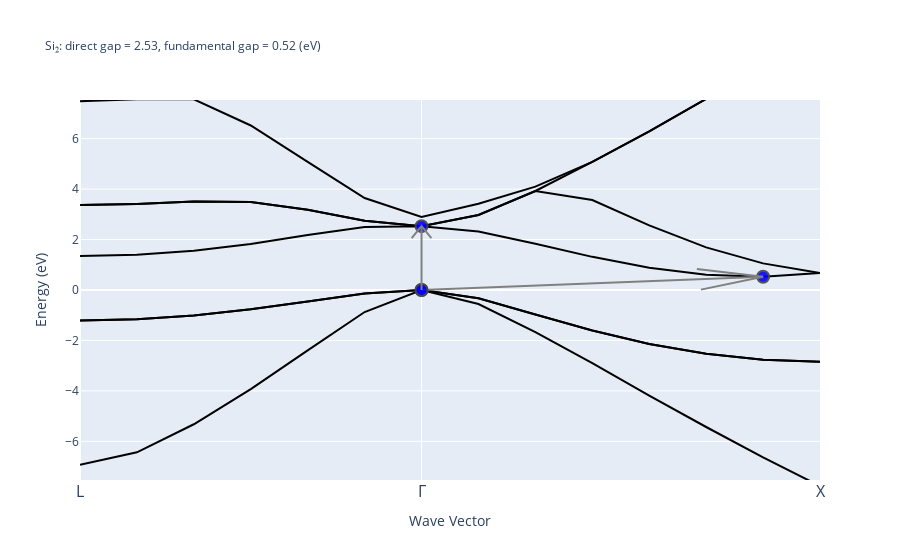

Here is the notebook cell this chart was saved with:
### Markdown cell above
## Command line interface

* *abiopen.py* ➝ Open output files inside *ipython* or print/visualize file
* *abistruct.py* ➝ Operate on crystalline structures read from file
* *abicomp.py* ➝ Compare multiple files (i.e. convergence studies)
* *abiview.py* ➝ Quick visualization of output files
* *abinp.py* ➝ Generate input files for typical calculations
    
### Documentation 

* `abistruct.py --help` for manpage
* `abistruct.py COMMAND --help` for help about `COMMAND`
<hr>
HTML documentation available at http://abinit.github.io/abipy/scripts/index.html

### Examples
<p></p>

```shell
abistruct.py spglib si_scf_GSR.nc
abistruct.py convert si_scf_GSR.nc -f cif
abiopen.py si_scf_GSR.nc --print
```

### and many more...

### Code cell
gsr = abiopen("si_nscf_GSR.nc")
gsr.ebands.plotly(with_gaps=True);

### Figure 1 — Plotly figure (JSON) as saved in the notebook; plotly's stock layout.template omitted (floating-point values rounded to 4 significant figures)
{"data": [{"line": {"color": "black", "width": 2}, "mode": "lines", "name": "", "showlegend": false, "type": "scatter", "x": [0, 1, 2, 3, 4, 5, 6, 7, 8, 9, 10, 11, 12, 13], "y": [-9.536, -9.876, -10.5, -11.07, -11.5, -11.76, -11.86, -11.76, -11.5, -11.07, -10.47, -9.712, -8.806, -7.771]}, {"line": {"color": "black", "width": 2}, "mode": "lines", "name": "", "showlegend": false, "type": "scatter", "x": [0, 1, 2, 3, 4, 5, 6, 7, 8, 9, 10, 11, 12, 13], "y": [-6.932, -6.435, -5.322, -3.928, -2.394, -0.8732, -1.881e-10, -0.557, -1.667, -2.899, -4.183, -5.431, -6.638, -7.771]}, {"line": {"color": "black", "width": 2}, "mode": "lines", "name": "", "showlegend": false, "type": "scatter", "x": [0, 1, 2, 3, 4, 5, 6, 7, 8, 9, 10, 11, 12, 13], "y": [-1.205, -1.155, -1.009, -0.7664, -0.4527, -0.1427, -6.02e-11, -0.3276, -0.9722, -1.606, -2.137, -2.528, -2.765, -2.845]}, {"line": {"color": "black", "width": 2}, "mode": "lines", "name": "", "showlegend": false, "type": "scatter", "x": [0, 1, 2, 3, 4, 5, 6, 7, 8, 9, 10, 11, 12, 13], "y": [-1.205, -1.155, -1.009, -0.7664, -0.4527, -0.1427, 0, -0.3276, -0.9722, -1.606, -2.137, -2.528, -2.765, -2.845]}, {"line": {"color": "black", "width": 2}, "mode": "lines", "name": "", "showlegend": false, "type": "scatter", "x": [0, 1, 2, 3, 4, 5, 6, 7, 8, 9, 10, 11, 12, 13], "y": [1.345, 1.396, 1.554, 1.824, 2.178, 2.498, 2.532, 2.32, 1.833, 1.314, 0.8828, 0.6007, 0.5243, 0.6742]}, {"line": {"color": "black", "width": 2}, "mode": "lines", "name": "", "showlegend": false, "type": "scatter", "x": [0, 1, 2, 3, 4, 5, 6, 7, 8, 9, 10, 11, 12, 13], "y": [3.366, 3.412, 3.506, 3.486, 3.181, 2.743, 2.532, 2.973, 3.924, 3.566, 2.563, 1.69, 1.056, 0.6742]}, {"line": {"color": "black", "width": 2}, "mode": "lines", "name": "", "showlegend": false, "type": "scatter", "x": [0, 1, 2, 3, 4, 5, 6, 7, 8, 9, 10, 11, 12, 13], "y": [3.366, 3.412, 3.506, 3.486, 3.181, 2.743, 2.532, 2.973, 3.924, 5.079, 6.285, 7.57, 8.87, 9.764]}, {"line": {"color": "black", "width": 2}, "mode": "lines", "name": "", "showlegend": false, "type": "scatter", "x": [0, 1, 2, 3, 4, 5, 6, 7, 8, 9, 10, 11, 12, 13], "y": [7.486, 7.557, 7.558, 6.522, 5.08, 3.644, 2.895, 3.42, 4.098, 5.079, 6.285, 7.57, 8.87, 9.764]}, {"marker": {"color": "blue", "line": {"width": 2}, "opacity": 0.9, "size": 12}, "mode": "markers", "name": "", "showlegend": false, "type": "scatter", "x": [6, 12], "y": [0, 0.5243]}, {"hoverinfo": "none", "line": {"width": 2}, "marker": {"color": "gray"}, "mode": "lines", "name": "", "showlegend": false, "type": "scatter", "x": [6, 12, null, 10.91, 12, 10.84, null], "y": [0, 0.5243, null, 0.01537, 0.5243, 0.8362, null]}, {"marker": {"color": "blue", "line": {"width": 2}, "opacity": 0.9, "size": 12}, "mode": "markers", "name": "", "showlegend": false, "type": "scatter", "x": [6, 6], "y": [0, 2.532]}, {"hoverinfo": "none", "line": {"width": 2}, "marker": {"color": "gray"}, "mode": "lines", "name": "", "showlegend": false, "type": "scatter", "x": [6, 6, null, 6.173, 6, 5.827, null], "y": [0, 2.532, null, 2.056, 2.532, 2.056, null]}], "layout": {"hovermode": false, "title": {"font": {"size": 12}, "text": "Si₂: direct gap = 2.53, fundamental gap = 0.52 (eV)"}, "xaxis": {"range": [0, 13], "tickfont": {"size": 16}, "ticktext": ["L", "Γ", "X"], "tickvals": [0, 6, 13], "title": {"text": "Wave Vector"}}, "yaxis": {"range": [-7.532, 7.532], "title": {"text": "Energy (eV)"}}}}
